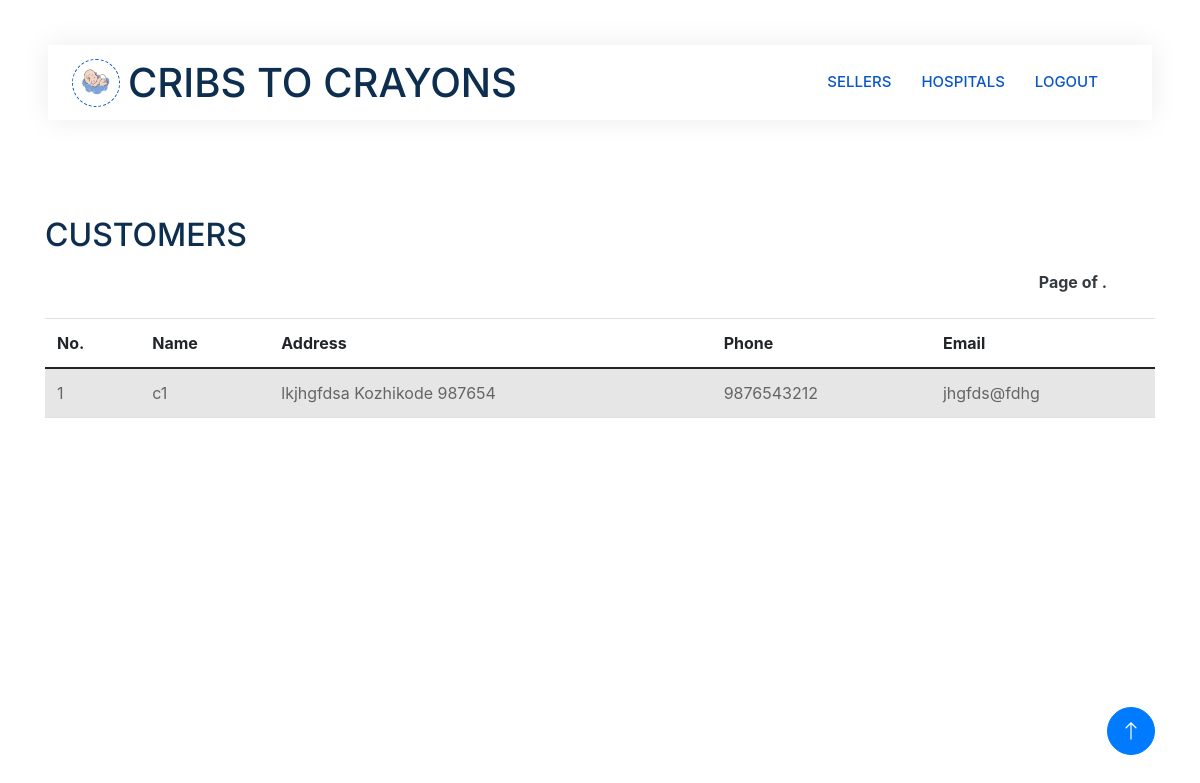
The app's page /admincustomer (signed in) with its own data.
### app1/models.py (models this page shows, shortened)
class Customer(models.Model):
    login_id=models.ForeignKey(LoginUser,on_delete=models.CASCADE)
    Customer_name=models.CharField(max_length=20)
    street=models.CharField(max_length=50)
    district=models.CharField(max_length=50)
    pincode=models.IntegerField()
    Email=models.EmailField()
    phone=models.IntegerField()

### app1/views.py (the view)
# urls.py: path('admincustomer',views.admin_customer,name="admincustomer"),
@login_required(login_url='login/')
def admin_customer(request):
    customer_data=Customer.objects.all()
    context={
        'customer':customer_data
    }
    return render(request,'admin/customerview.html',context)

### template/admin/customerview.html (shortened to what this page needs)
<!DOCTYPE html>
<html lang="en">
{% load static %}
<head>
    <link rel="stylesheet" href="https://cdnjs.cloudflare.com/ajax/libs/font-awesome/6.5.1/css/all.min.css" />
    <link href="https://cdnjs.cloudflare.com/ajax/libs/font-awesome/5.10.0/css/all.min.css" rel="stylesheet">
    <link href="https://cdn.jsdelivr.net/npm/bootstrap-icons@1.4.1/font/bootstrap-icons.css" rel="stylesheet">
    <link href="{% static 'js/animate.min.css' %}" rel="stylesheet">
    <link href="{% static 'js/owl.carousel.min.css' %}" rel="stylesheet">
    <link href="{% static 'css/bootstrap.min.css' %}" rel="stylesheet">
    <link rel="stylesheet" href="https://stackpath.bootstrapcdn.com/bootstrap/4.5.2/css/bootstrap.min.css">
    <link href="{% static 'css/style.css' %}" rel="stylesheet">
</head>
<body>
    <div class="container-xxl bg-white p-0">
        <div class="container-fluid nav-bar bg-transparent">
            <nav class="navbar navbar-expand-lg bg-white navbar-light py-0 px-4">
                <a href="" class="navbar-brand d-flex align-items-center text-center">
                    <div class="icon p-2 me-2">
                        <img class="img-fluid" src="{% static 'img/logo.gif' %}" alt="Icon" style="width: 30px; height: 30px;">
                    </div>
                    <h1 class="m-0 " >CRIBS TO CRAYONS</h1>
                </a>
                <div class="collapse navbar-collapse" id="navbarCollapse">
                    <div class="navbar-nav ms-auto">
                              <a href="{% url 'adminseller' %}" class="nav-item nav-link active">SELLERS </a>
                              <a href="{% url 'adminhospital' %}" class="nav-item nav-link active">HOSPITALS</a>
                        <a href="{% url 'login'%}" class="nav-item nav-link active" >LOGOUT</a>
                    </div>
                  </div>
                </div>
        </div>
<br>
<br>
<br>
<br>
<div class="container">
    <h2>CUSTOMERS</h2>
    <table class="table table-striped">
      <thead>
        <tr>
          <th>No.</th>
          <th>Name</th>
          <th>Address</th>
          <th>Phone</th>
          <th>Email</th>
        </tr>
      </thead>
      <tbody>
        {% if customer %}
        {% for i in customer %}
        <tr>
          <td>{{ forloop.counter }}</td>
         <td>{{ i.Customer_name }}</td>
         <td>{{ i.street }}
         {{ i.district }}
         {{ i.pincode }}</td>
         <td>{{ i.phone }}</td>
         <td>{{ i.Email }}</td>
        {% endfor %}
      {% else %}
    </tbody>
  </table>
  <div style="color: red; text-align: center;">
    <p>No customers</p>
  </div>
  {% endif %}
  <div class="pagination mt-3 d-flex justify-content-end pe-5 mb-4  fw-bold text-white text-end ">
    <span class="step-links  ">
      <span class="current text-dark">
        Page {{ customer.number }} of {{ customer.paginator.num_pages }}.
      </span>
    </span>
  </div>
  </div>
  <a href="#" class="btn btn-lg btn-primary btn-lg-square back-to-top"><i class="bi bi-arrow-up"></i></a>
</body>
</html>

### static/css/style.css (style rules this page uses)
:root { --primary: #0957c5; --secondary: #2264ff; --light: #EFFDF5; --dark: #2551d3; }
.back-to-top { position: fixed; display: none; right: 45px; bottom: 45px; z-index: 99; }
.btn { transition: .5s; }
.btn.btn-primary, .btn.btn-secondary { color: #FFFFFF; }
.btn-lg-square { width: 48px; height: 48px; }
.btn-square, .btn-sm-square, .btn-lg-square { padding: 0; display: flex; align-items: center; justify-content: center; font-weight: normal; border-radius: 50px; }
.nav-bar { position: relative; margin-top: 45px; padding: 0 3rem; transition: .5s; z-index: 9999; }
.navbar { box-shadow: 0 0 30px rgba(0, 0, 0, .08); }
.navbar-light .navbar-nav .nav-link { margin-right: 30px; padding: 25px 0; color: #5288e0; font-size: 15px; text-transform: uppercase; outline: none; }
.navbar-light .navbar-nav .nav-link:hover, .navbar-light .navbar-nav .nav-link.active { color: var(--primary); }
.navbar-light .navbar-brand { height: 75px; }
.navbar-light .navbar-nav .nav-link { color: var(--dark); font-weight: 500; }
.icon { padding: 15px; display: inline-flex; align-items: center; justify-content: center; background: #FFFFFF !important; border-radius: 50px; border: 1px dashed var(--primary) !important; }

### records on screen
Customer: Customer_name "c1", street "lkjhgfdsa", district "Kozhikode", pincode "987654", phone "9876543212", Email "jhgfds@fdhg"
